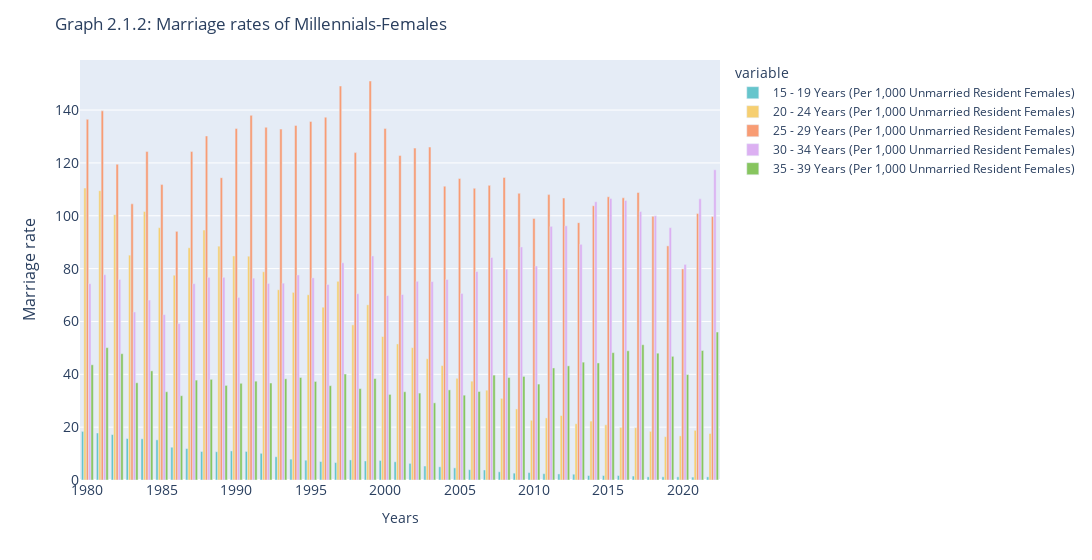

The notebook cell saved with this chart:
### Code cell
import plotly.express as px
import plotly.graph_objs as go

# Marriage rates of Millennials-Females
m2 = px.bar(mar_females_r, x='Years',y=['15 - 19 Years (Per 1,000 Unmarried Resident Females)', '20 - 24 Years (Per 1,000 Unmarried Resident Females)', '25 - 29 Years (Per 1,000 Unmarried Resident Females)', '30 - 34 Years (Per 1,000 Unmarried Resident Females)', '35 - 39 Years (Per 1,000 Unmarried Resident Females)'],color_discrete_sequence=px.colors.qualitative.Pastel)
m2.update_layout(
title='Graph 2.1.2: Marriage rates of Millennials-Females', hovermode='x',barmode='group', width = 4000, 
xaxis_tickfont_size=14,
yaxis= dict(title='Marriage rate',titlefont_size=16,tickfont_size=14))
pio.show(m2)

### Figure 1 — Plotly figure (JSON) as saved in the notebook; plotly's stock layout.template omitted (floating-point values rounded to 4 significant figures)
{"data": [{"alignmentgroup": "True", "hovertemplate": "variable=15 - 19 Years (Per 1,000 Unmarried Resident Females)<br>Years=%{x}<br>value=%{y}<extra></extra>", "legendgroup": "15 - 19 Years (Per 1,000 Unmarried Resident Females)", "marker": {"color": "rgb(102, 197, 204)", "pattern": {"shape": ""}}, "name": "15 - 19 Years (Per 1,000 Unmarried Resident Females)", "offsetgroup": "15 - 19 Years (Per 1,000 Unmarried Resident Females)", "orientation": "v", "showlegend": true, "textposition": "auto", "type": "bar", "x": [2022, 2021, 2020, 2019, 2018, 2017, 2016, 2015, 2014, 2013, 2012, 2011, 2010, 2009, 2008, 2007, 2006, 2005, 2004, 2003, 2002, 2001, 2000, 1999, 1998, 1997, 1996, 1995, 1994, 1993, 1992, 1991, 1990, 1989, 1988, 1987, 1986, 1985, 1984, 1983, 1982, 1981, 1980], "xaxis": "x", "y": [1.2, 1.1, 1.2, 1.2, 1.2, 1.5, 1.7, 1.7, 1.7, 2.2, 2.3, 2.4, 2.8, 2.6, 3.1, 3.8, 3.9, 4.6, 5, 5.3, 6.3, 6.9, 7.4, 7.2, 7.6, 6.6, 7, 7.5, 7.9, 8.8, 10.1, 10.8, 11, 10.7, 10.8, 11.9, 12.4, 15.2, 15.6, 15.7, 17.2, 17.8, 18.4], "yaxis": "y"}, {"alignmentgroup": "True", "hovertemplate": "variable=20 - 24 Years (Per 1,000 Unmarried Resident Females)<br>Years=%{x}<br>value=%{y}<extra></extra>", "legendgroup": "20 - 24 Years (Per 1,000 Unmarried Resident Females)", "marker": {"color": "rgb(246, 207, 113)", "pattern": {"shape": ""}}, "name": "20 - 24 Years (Per 1,000 Unmarried Resident Females)", "offsetgroup": "20 - 24 Years (Per 1,000 Unmarried Resident Females)", "orientation": "v", "showlegend": true, "textposition": "auto", "type": "bar", "x": [2022, 2021, 2020, 2019, 2018, 2017, 2016, 2015, 2014, 2013, 2012, 2011, 2010, 2009, 2008, 2007, 2006, 2005, 2004, 2003, 2002, 2001, 2000, 1999, 1998, 1997, 1996, 1995, 1994, 1993, 1992, 1991, 1990, 1989, 1988, 1987, 1986, 1985, 1984, 1983, 1982, 1981, 1980], "xaxis": "x", "y": [17.6, 18.8, 16.7, 16.4, 18.4, 19.8, 19.9, 20.9, 22.3, 21.3, 24.4, 23.5, 22.6, 26.9, 30.9, 34, 37.4, 38.5, 43.3, 45.9, 50.1, 51.5, 54.3, 66.3, 58.7, 75.2, 65.4, 70.1, 71, 72, 78.8, 84.7, 84.8, 88.5, 94.6, 87.9, 77.5, 95.5, 101.6, 85.1, 100.4, 109.5, 110.5], "yaxis": "y"}, {"alignmentgroup": "True", "hovertemplate": "variable=25 - 29 Years (Per 1,000 Unmarried Resident Females)<br>Years=%{x}<br>value=%{y}<extra></extra>", "legendgroup": "25 - 29 Years (Per 1,000 Unmarried Resident Females)", "marker": {"color": "rgb(248, 156, 116)", "pattern": {"shape": ""}}, "name": "25 - 29 Years (Per 1,000 Unmarried Resident Females)", "offsetgroup": "25 - 29 Years (Per 1,000 Unmarried Resident Females)", "orientation": "v", "showlegend": true, "textposition": "auto", "type": "bar", "x": [2022, 2021, 2020, 2019, 2018, 2017, 2016, 2015, 2014, 2013, 2012, 2011, 2010, 2009, 2008, 2007, 2006, 2005, 2004, 2003, 2002, 2001, 2000, 1999, 1998, 1997, 1996, 1995, 1994, 1993, 1992, 1991, 1990, 1989, 1988, 1987, 1986, 1985, 1984, 1983, 1982, 1981, 1980], "xaxis": "x", "y": [99.7, 100.9, 79.9, 88.6, 99.8, 108.8, 106.8, 107.2, 103.8, 97.4, 106.7, 108, 99, 108.5, 114.5, 111.5, 110.4, 114.1, 111.2, 126, 125.6, 122.8, 133, 151, 123.9, 149.1, 137.3, 135.7, 134.2, 132.8, 133.5, 138, 133, 114.4, 130.2, 124.3, 94.1, 111.8, 124.3, 104.5, 119.5, 139.7, 136.5], "yaxis": "y"}, {"alignmentgroup": "True", "hovertemplate": "variable=30 - 34 Years (Per 1,000 Unmarried Resident Females)<br>Years=%{x}<br>value=%{y}<extra></extra>", "legendgroup": "30 - 34 Years (Per 1,000 Unmarried Resident Females)", "marker": {"color": "rgb(220, 176, 242)", "pattern": {"shape": ""}}, "name": "30 - 34 Years (Per 1,000 Unmarried Resident Females)", "offsetgroup": "30 - 34 Years (Per 1,000 Unmarried Resident Females)", "orientation": "v", "showlegend": true, "textposition": "auto", "type": "bar", "x": [2022, 2021, 2020, 2019, 2018, 2017, 2016, 2015, 2014, 2013, 2012, 2011, 2010, 2009, 2008, 2007, 2006, 2005, 2004, 2003, 2002, 2001, 2000, 1999, 1998, 1997, 1996, 1995, 1994, 1993, 1992, 1991, 1990, 1989, 1988, 1987, 1986, 1985, 1984, 1983, 1982, 1981, 1980], "xaxis": "x", "y": [117.4, 106.4, 81.6, 95.5, 100, 101.6, 105.8, 106.5, 105.3, 89.2, 96.2, 96, 81, 88.2, 79.8, 84.2, 78.9, 70.6, 75.9, 75.1, 75.2, 70.2, 69.8, 84.8, 70.5, 82.2, 74, 76.5, 77.6, 74.5, 74.4, 76.4, 69.1, 76.7, 76.7, 74.3, 59.2, 62.6, 68.1, 63.6, 75.9, 77.7, 74.3], "yaxis": "y"}, {"alignmentgroup": "True", "hovertemplate": "variable=35 - 39 Years (Per 1,000 Unmarried Resident Females)<br>Years=%{x}<br>value=%{y}<extra></extra>", "legendgroup": "35 - 39 Years (Per 1,000 Unmarried Resident Females)", "marker": {"color": "rgb(135, 197, 95)", "pattern": {"shape": ""}}, "name": "35 - 39 Years (Per 1,000 Unmarried Resident Females)", "offsetgroup": "35 - 39 Years (Per 1,000 Unmarried Resident Females)", "orientation": "v", "showlegend": true, "textposition": "auto", "type": "bar", "x": [2022, 2021, 2020, 2019, 2018, 2017, 2016, 2015, 2014, 2013, 2012, 2011, 2010, 2009, 2008, 2007, 2006, 2005, 2004, 2003, 2002, 2001, 2000, 1999, 1998, 1997, 1996, 1995, 1994, 1993, 1992, 1991, 1990, 1989, 1988, 1987, 1986, 1985, 1984, 1983, 1982, 1981, 1980], "xaxis": "x", "y": [56, 49, 39.9, 46.8, 48, 51.2, 48.9, 48.2, 44.3, 44.6, 43.2, 42.4, 36.3, 39.2, 38.8, 39.7, 33.5, 32.1, 34.1, 29.2, 32.9, 33.4, 32.4, 38.4, 34.6, 40.1, 35.7, 37.3, 38.8, 38.3, 36.7, 37.4, 36.6, 35.8, 38.1, 37.8, 31.9, 33.4, 41.3, 36.8, 47.8, 50.1, 43.6], "yaxis": "y"}], "layout": {"barmode": "group", "hovermode": "x", "legend": {"title": {"text": "variable"}, "tracegroupgap": 0}, "margin": {"t": 60}, "title": {"text": "Graph 2.1.2: Marriage rates of Millennials-Females"}, "width": 4000, "xaxis": {"anchor": "y", "domain": [0, 1], "tickfont": {"size": 14}, "title": {"text": "Years"}}, "yaxis": {"anchor": "x", "domain": [0, 1], "tickfont": {"size": 14}, "title": {"font": {"size": 16}, "text": "Marriage rate"}}}}
